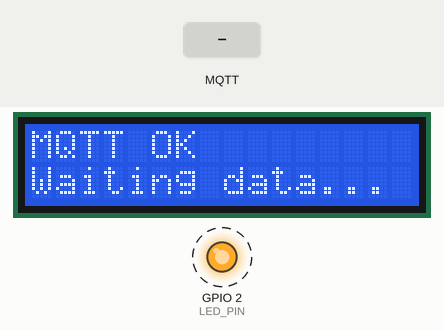
Recording of a program running on a simulated ESP32. Parts: 16×2 character LCD, output pins drawn as LEDs (lit = HIGH). Dashed ring = blinking. Inputs (shaded band) come from the test bench. WiFi joins after 1.5 s; servers stay silent unless stated; random numbers use the default seed unless the program sets one; no MQTT or app messages arrive unless stated; what the program prints to the serial monitor is not drawn.

Above: at 3.5 s.
3.6 s: MQTT message "1" arrives on the first subscribed topic
At 4.7 s:
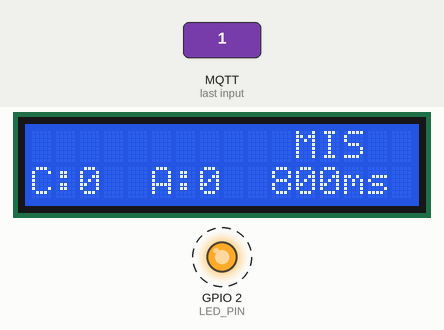
6.6 s: MQTT message "1" arrives on the second subscribed topic
At 7.8 s:
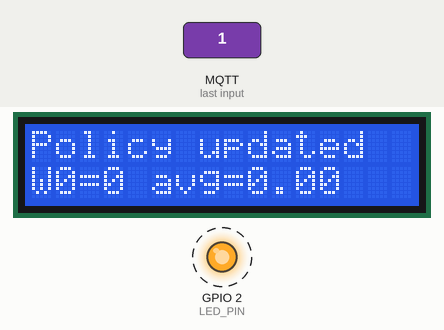
9.6 s: MQTT message "0" arrives on the first subscribed topic
At 10.3 s:
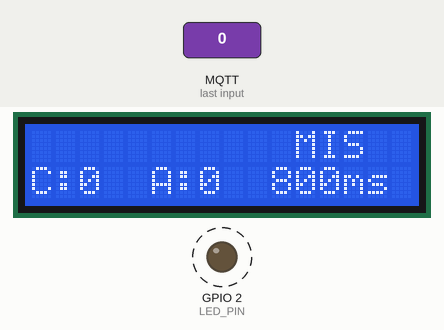
12.6 s: MQTT message "0" arrives on the second subscribed topic
At 13.3 s:
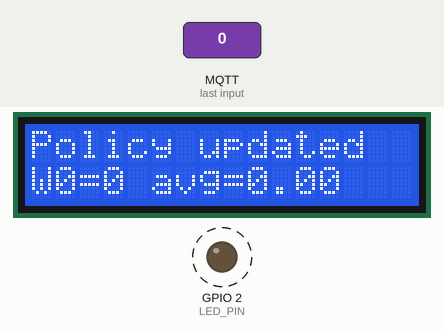
Timing chart, 0 to 16.6 s (numbered marks = the images above; inputs shaded):
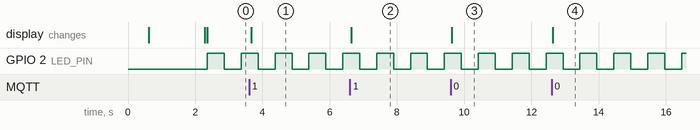

The program:

main.cpp
```cpp
#include <Arduino.h>
#include <WiFi.h>
#include <PubSubClient.h>
#include <ArduinoJson.h>
#include <LiquidCrystal_I2C.h>

#ifndef NODE_ID
#define NODE_ID "zone-a"
#endif
#ifndef MQTT_HOST
#define MQTT_HOST "host.wokwi.internal"
#endif
#ifndef MQTT_PORT
#define MQTT_PORT 1883
#endif

#define LED_PIN 2
#define LCD_ADDR 0x27
#define LCD_COLS 16
#define LCD_ROWS 2

static const char *WIFI_SSID = "Wokwi-GUEST";
static const char *WIFI_PASS = "";

WiFiClient       wifiClient;
PubSubClient     mqtt(wifiClient);
LiquidCrystal_I2C lcd(LCD_ADDR, LCD_COLS, LCD_ROWS);

// ── LCD helpers ───────────────────────────────────────────────────────────────
static void lcdPrint(const char *row0, const char *row1 = nullptr) {
  lcd.clear();
  lcd.setCursor(0, 0);
  lcd.print(row0);
  if (row1) {
    lcd.setCursor(0, 1);
    lcd.print(row1);
  }
}

// ── cache state ───────────────────────────────────────────────────────────────
static const int CACHE_CAPACITY = 64;
static String    cacheKeys[CACHE_CAPACITY];
static uint32_t  cacheLastUse[CACHE_CAPACITY];
static int       cacheCount = 0;

static int8_t policyWeightsInt8[8]  = {0};
static float  policyWeightsFloat[8] = {0};
static bool   hasPolicy             = false;

static bool    rollingHits[10]      = {false};
static int     rollingHitPos        = 0, rollingHitCount  = 0;
static String  rollingReq[20];
static int     rollingReqPos        = 0, rollingReqCount  = 0;
static bool    rollingEvictions[10] = {false};
static int     rollingEvictPos      = 0, rollingEvictCount = 0;
static uint32_t lastRequestMs       = 0;

static uint32_t nowMs() { return (uint32_t)millis(); }

static int findCacheIdx(const String &k) {
  for (int i = 0; i < cacheCount; i++) if (cacheKeys[i] == k) return i;
  return -1;
}
static void touchCache(int idx) { cacheLastUse[idx] = nowMs(); }
static void insertCache(const String &key) {
  int idx = findCacheIdx(key);
  if (idx >= 0) { touchCache(idx); return; }
  if (cacheCount < CACHE_CAPACITY) {
    cacheKeys[cacheCount] = key;
    cacheLastUse[cacheCount] = nowMs();
    cacheCount++; return;
  }
  int lru = 0;
  for (int i = 1; i < CACHE_CAPACITY; i++)
    if (cacheLastUse[i] < cacheLastUse[lru]) lru = i;
  cacheKeys[lru] = key; cacheLastUse[lru] = nowMs();
}

static float policyScoreFloatAvg() {
  float s = 0; for (int i = 0; i < 8; i++) s += policyWeightsFloat[i];
  return s / 8.0f;
}
static int countHitsLast10() {
  int n = min(rollingHitCount, 10), c = 0;
  for (int i = 0; i < n; i++) if (rollingHits[i]) c++;
  return c;
}
static int countEvictionsLast10() {
  int n = min(rollingEvictCount, 10), c = 0;
  for (int i = 0; i < n; i++) if (rollingEvictions[i]) c++;
  return c;
}
static int countStreamSeenLast20(const String &id) {
  int n = min(rollingReqCount, 20), c = 0;
  for (int i = 0; i < n; i++) if (rollingReq[i] == id) c++;
  return c;
}
static int clampInt(int x, int lo, int hi) { return x<lo?lo:x>hi?hi:x; }

static int si8_occ()               { return clampInt((cacheCount*127)/64,0,127); }
static int si8_lat(int ms)         { return clampInt((clampInt(ms,0,2000)*127)/2000,0,127); }
static int si8_pay(int kb)         { return clampInt((clampInt(kb,0,2000)*127)/2000,0,127); }
static int si8_anom(bool a)        { return a?127:0; }
static int si8_hit()               { return clampInt((countHitsLast10()*127)/10,0,127); }
static int si8_freq(const String &id) { return clampInt((countStreamSeenLast20(id)*127)/20,0,127); }
static int si8_tsince(uint32_t d)  { return clampInt((clampInt((int)d,0,30000)*127)/30000,0,127); }
static int si8_press()             { return clampInt((countEvictionsLast10()*127)/10,0,127); }

static int32_t policyDot(int s0,int s1,int s2,int s3,int s4,int s5,int s6,int s7) {
  int s[8]={s0,s1,s2,s3,s4,s5,s6,s7}; int32_t sc=0;
  for(int i=0;i<8;i++) sc+=(int32_t)policyWeightsInt8[i]*(int32_t)s[i];
  return sc;
}

static String topicTelemetry() { return String("edge/")+NODE_ID+"/telemetry"; }
static String topicRequest()   { return String("edge/")+NODE_ID+"/request"; }
static String topicPolicy()    { return String("edge/")+NODE_ID+"/policy"; }

static void publishTelemetry(const String &sid, bool hit, int lat, int kb,
                              bool anom, bool dec, bool evict, int32_t score) {
  JsonDocument doc;
  doc["node_id"]=NODE_ID; doc["ts_ms"]=(uint32_t)(esp_timer_get_time()/1000ULL);
  doc["cache_hit"]=hit; doc["latency_ms"]=lat; doc["stream_id"]=sid;
  doc["cache_items"]=cacheCount; doc["payload_kb"]=kb; doc["anomaly"]=anom;
  doc["cache_decision"]=dec; doc["evicted"]=evict; doc["score_int32"]=score;
  char out[384]; size_t n=serializeJson(doc,out,sizeof(out));
  mqtt.publish(topicTelemetry().c_str(),out,n);
}

static void onMqttMessage(char *topic, byte *payload, unsigned int length) {
  String t(topic), body;
  body.reserve(length+1);
  for(unsigned int i=0;i<length;i++) body+=(char)payload[i];

  if (t == topicPolicy()) {
    JsonDocument doc;
    if (!deserializeJson(doc,body)) {
      JsonArray wi8=doc["int8_weights"].as<JsonArray>();
      JsonArray wf =doc["float_weights"].as<JsonArray>();
      for(int i=0;i<8;i++){
        if(!wi8.isNull()&&i<(int)wi8.size()) policyWeightsInt8[i]=(int8_t)wi8[i].as<int>();
        if(!wf.isNull() &&i<(int)wf.size())  policyWeightsFloat[i]=wf[i].as<float>();
      }
      hasPolicy=true;
      char buf[17]; snprintf(buf,17,"W0=%d avg=%.2f",(int)policyWeightsInt8[0],policyScoreFloatAvg());
      lcdPrint("Policy updated",buf);
      Serial.printf("[policy] int8[0]=%d avg=%.3f\n",(int)policyWeightsInt8[0],policyScoreFloatAvg());
    }
    return;
  }

  if (t == topicRequest()) {
    JsonDocument doc;
    if (deserializeJson(doc,body)) { Serial.println("[req] bad json"); return; }

    const char *stream = doc["stream_id"]|"";
    int  kb   = doc["payload_kb"]|0;
    bool anom = doc["anomaly"]|false;
    String sid(stream);

    int  idx = findCacheIdx(sid);
    bool hit = idx >= 0;
    if (hit) touchCache(idx);
    int lat = hit ? 45 : (800+(kb%1201));

    uint32_t now=nowMs(), delta=(lastRequestMs==0)?30000:(now-lastRequestMs);
    int s0=si8_occ(),s1=si8_lat(lat),s2=si8_pay(kb),s3=si8_anom(anom);
    int s4=si8_hit(),s5=si8_freq(sid),s6=si8_tsince(delta),s7=si8_press();
    int32_t score=policyDot(s0,s1,s2,s3,s4,s5,s6,s7);
    bool dec=(score>0)||anom;

    bool evict=false; int before=cacheCount;
    if(!hit&&dec){ bool full=(cacheCount>=CACHE_CAPACITY); insertCache(sid); evict=full&&(cacheCount==before); }

    rollingHits[rollingHitPos]=hit; rollingHitPos=(rollingHitPos+1)%10; if(rollingHitCount<10)rollingHitCount++;
    rollingReq[rollingReqPos]=sid; rollingReqPos=(rollingReqPos+1)%20;  if(rollingReqCount<20)rollingReqCount++;
    rollingEvictions[rollingEvictPos]=evict; rollingEvictPos=(rollingEvictPos+1)%10; if(rollingEvictCount<10)rollingEvictCount++;
    lastRequestMs=now;

    // ── LCD: row0 = sensor type + HIT/MIS, row1 = cache count + latency ──
    int sl=sid.lastIndexOf('/');
    String sensor = sl>=0 ? sid.substring(sl+1) : sid;  // "vibration","temperature","pressure"
    char row0[17], row1[17];
    snprintf(row0,17,"%-10.10s %s", sensor.c_str(), hit?"HIT":"MIS");
    snprintf(row1,17,"C:%-2d A:%d %4dms", cacheCount,(int)anom, min(lat,9999));
    lcdPrint(row0, row1);

    Serial.printf("[req]   %-22s kb=%4d hit=%d lat=%4dms cache=%d\n",
                  sid.c_str(), kb,(int)hit, lat, cacheCount);
    Serial.printf("[score] i32=%6ld dec=%d s=[%d,%d,%d,%d,%d,%d,%d,%d]\n",
                  (long)score,(int)dec,s0,s1,s2,s3,s4,s5,s6,s7);

    publishTelemetry(sid,hit,lat,kb,anom,dec,evict,score);
  }
}

static void ensureWifi() {
  if (WiFi.status()==WL_CONNECTED) return;
  lcdPrint("Connecting WiFi", WIFI_SSID);
  Serial.printf("Connecting WiFi %s\n", WIFI_SSID);
  WiFi.mode(WIFI_STA); WiFi.begin(WIFI_SSID,WIFI_PASS);
  while(WiFi.status()!=WL_CONNECTED){delay(200);Serial.print(".");}
  Serial.printf("\nWiFi OK ip=%s\n",WiFi.localIP().toString().c_str());
  char buf[17]; snprintf(buf,17,"%-16s",WiFi.localIP().toString().c_str());
  lcdPrint("WiFi OK", buf);
}

static void ensureMqtt() {
  if (mqtt.connected()) return;
  mqtt.setServer(MQTT_HOST,MQTT_PORT);
  mqtt.setCallback(onMqttMessage);
  mqtt.setKeepAlive(60);
  mqtt.setSocketTimeout(30);
  while(!mqtt.connected()){
    String cid=String("edge-")+NODE_ID+"-"+String((uint32_t)esp_random(),HEX);
    lcdPrint("Connecting MQTT", MQTT_HOST);
    Serial.printf("MQTT %s:%d id=%s\n",MQTT_HOST,MQTT_PORT,cid.c_str());
    if(mqtt.connect(cid.c_str())){
      mqtt.subscribe(topicRequest().c_str(),0);
      mqtt.subscribe(topicPolicy().c_str(),0);
      lcdPrint("MQTT OK", "Waiting data...");
      Serial.println("MQTT OK");
    } else {
      Serial.printf("MQTT fail rc=%d\n",mqtt.state());
      delay(2000);
    }
  }
}

static uint32_t ledMs=0;
static void heartbeat(){
  uint32_t n=nowMs();
  if(n-ledMs>=500){digitalWrite(LED_PIN,!digitalRead(LED_PIN));ledMs=n;}
}

void setup() {
  Serial.begin(115200);
  pinMode(LED_PIN,OUTPUT);
  lcd.init();
  lcd.backlight();
  lcdPrint("Edge RL " NODE_ID, "Booting...");
  delay(500);
  Serial.printf("\n=== Edge RL node=%s ===\n",NODE_ID);
  ensureWifi();
  ensureMqtt();
}

void loop() {
  heartbeat();
  ensureWifi();
  ensureMqtt();
  mqtt.loop();
  delay(10);
}
```

Measured:
- after the input at 3.6 s, the display: changes after 0.07 s (image 1)
- after the input at 6.6 s, the display: changes at once (image 2)
- after the input at 9.6 s, the display: changes at once (image 3)
- after the input at 12.6 s, the display: changes at once (image 4)
- by itself, GPIO 2 (LED_PIN): alternates HIGH for 0.50 s and LOW for 0.50 s
